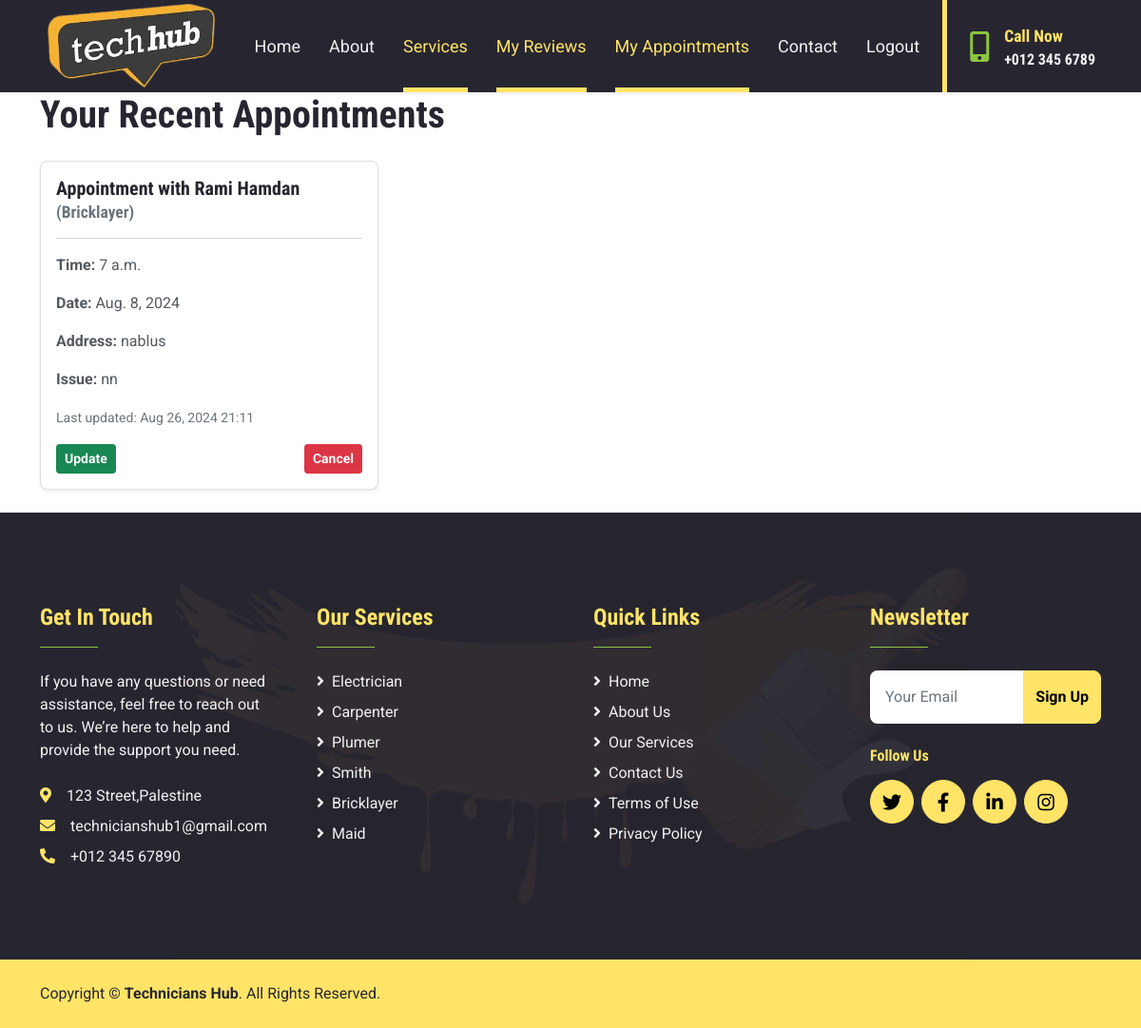
Before: /recent_appointments (signed in) with the older database file.
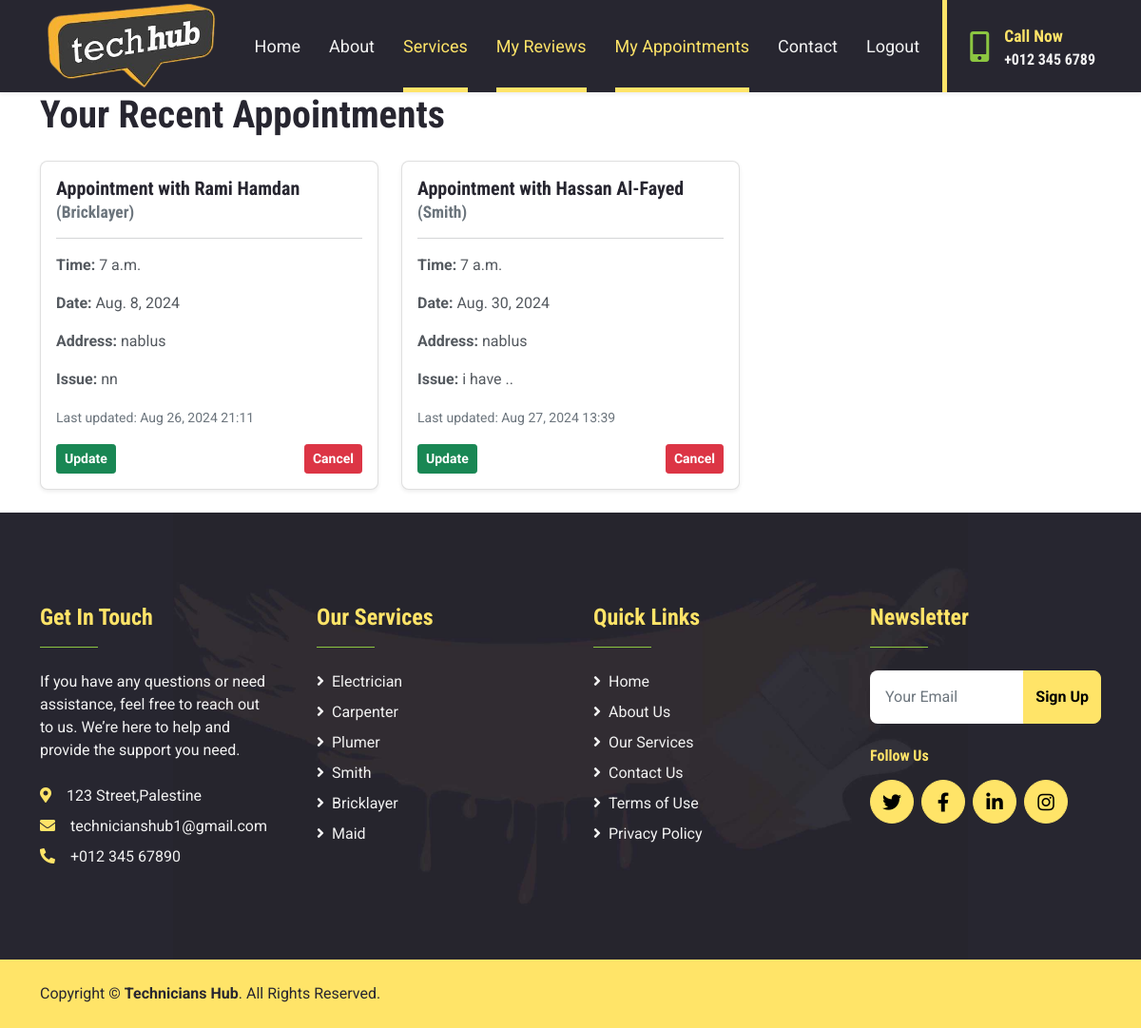
After: the same page with the newer database file.
### Technicians_app/models.py (models this page shows, shortened)
class Appointment(models.Model):
    technician = models.ForeignKey(Technician, related_name="technician_appointments", on_delete=models.CASCADE)
    user = models.ForeignKey(User, related_name="user_appointments", on_delete=models.CASCADE)
    date = models.DateField()
    time = models.TimeField()
    address = models.CharField(max_length=255)
    issue = models.TextField()
    created_at = models.DateTimeField(auto_now_add=True)
    updated_at = models.DateTimeField(auto_now=True)

class Technician(models.Model):
    first_name = models.CharField(max_length=45)
    last_name = models.CharField(max_length=45)
    bio = models.TextField()
    phone_number = models.CharField(max_length=25)
    city = models.CharField(max_length=45)
    age = models.IntegerField()
    image = models.ImageField(upload_to='image/')
    created_at = models.DateField(auto_now_add=True)
    updated_at = models.DateField(auto_now=True)
    users = models.ManyToManyField(User, related_name="technicians",blank=True)
    role=models.ForeignKey(Role,related_name="technicians",on_delete=models.CASCADE , default=1)

class Role(models.Model):
    name = models.CharField(max_length=60)
    created_at = models.DateField(auto_now_add=True)
    updated_at = models.DateField(auto_now=True)

### Technicians_app/views.py (the view)
# urls.py: path('recent_appointments', views.recent_appointments, name='recent_appointmens'),
def recent_appointments(request):
    if 'id' in request.session:
        user_id = request.session['id']
        user = models.get_user(user_id)
        user_appointments = models.get_appointments_by_user(user_id)
        return render(request, 'recent_appointments.html', {'user': user, 'user_appointments': user_appointments})
    else:
        return redirect('login')

### Technicians_app/models.py (called while the page is built)
def get_user(user_id):
    user = User.objects.get(id=user_id)
    return user

def get_appointments_by_user(user_id):
    return Appointment.objects.filter(id=user_id)

### Technicians_app/templates/recent_appointments.html (shortened to what this page needs)
<!DOCTYPE html>
<html lang="en">
<head>
    {% load static%}
    <link href="https://cdnjs.cloudflare.com/ajax/libs/font-awesome/5.15.0/css/all.min.css" rel="stylesheet">
    <link href="https://cdn.jsdelivr.net/npm/bootstrap-icons@1.4.1/font/bootstrap-icons.css" rel="stylesheet">
    <link href="lib/owlcarousel/assets/owl.carousel.min.css" rel="stylesheet">
    <link href="{% static 'css/bootstrap.min.css'%}" rel="stylesheet">
    <link href="{% static 'css/services.css'%}" rel="stylesheet">
    <link href="{% static 'css/app.css'%}" rel="stylesheet">
</head>
<body>
    <nav class="navbar navbar-expand-lg bg-dark navbar-dark shadow-sm px-5 py-3 py-lg-0">
        <a href="/" class="Header-branding" data-nc-element="branding" data-content-field="site-title">
            <img src="{% static 'image/logo2.PNG' %}" alt="One &amp; Done Remodeling" sizes="200px"
                class="Header-branding-logo" style="display:block; width:180px; height:auto;" loading="lazy"
                decoding="async" data-loader="sqs">
        </a>
        <div class="collapse navbar-collapse" id="navbarCollapse">
            <div class="navbar-nav ms-auto py-0 pe-4 border-end border-5 border-primary">
                <a href="/" class="nav-item nav-link">Home</a>
                <a href="/about_us" class="nav-item nav-link">About</a>
                <a href="/services" class="nav-item nav-link active">Services</a>
                <a href="{% url 'recent_reviews' %}" class="nav-item nav-link active">My Reviews</a>
                <a href="/recent_appointments" class="nav-item nav-link active">My Appointments</a>
                <a href="/contact" class="nav-item nav-link">Contact</a>
                <a href="{% url 'logout_user' %}" class="nav-item nav-link">Logout</a>
            </div>
            <div class="d-none d-lg-flex align-items-center ps-4">
                <i class="fa fa-2x fa-mobile-alt text-secondary me-3"></i>
                <div>
                    <h5 class="text-primary mb-1"><small>Call Now</small></h5>
                    <h6 class="text-light m-0">+012 345 6789</h6>
                </div>
            </div>
        </div>
    </nav>
    <div class="container">
        <h1 class="mb-4">Your Recent Appointments</h1>
        <div class="row">
            {% for appointment in user.user_appointments.all %}
            <div class="col-md-4">
                <div class="card mb-4 shadow-sm">
                    <div class="card-body">
                        <h5 class="card-title">Appointment with {{ appointment.technician.first_name }}
                            {{appointment.technician.last_name }}
                            <small class="text-muted">({{appointment.technician.role.name }})</small>
                        </h5>
                        <hr>
                        <p><strong>Time:</strong> {{ appointment.time }}</p>
                        <p><strong>Date:</strong> {{ appointment.date }}</p>
                        <p><strong>Address:</strong> {{ appointment.address }}</p>
                        <p><strong>Issue:</strong> {{ appointment.issue }}</p>
                        <p class="text-muted"><small>Last updated: {{ appointment.updated_at|date:"M d, Y H:i"}}</small>
                        </p>
                        <div class="d-flex justify-content-between">
                            <a href="{% url 'update_appointment' appointment.id %}"
                                class="btn btn-success btn-sm">Update</a>
                            <a href="{% url 'confirm_cancel_appointment' appointment.id %}"
                                class="btn btn-danger btn-sm">Cancel</a>
                        </div>
                    </div>
                </div>
            </div>
            {% endfor %}
        </div>
    </div>
    <div class="container-fluid bg-dark bg-footer text-light py-5">
        <div class="container py-5">
            <div class="row g-5">
                <div class="col-lg-3 col-md-6">
                    <h4 class="text-primary">Get In Touch</h4>
                    <hr class="w-25 text-secondary mb-4" style="opacity: 1;">
                    <p class="mb-4">If you have any questions or need assistance, feel free to reach out to us. We’re
                        here to help and provide the support you need.</p>
                    <p class="mb-2"><i class="fa fa-map-marker-alt text-primary me-3"></i>123 Street,Palestine</p>
                    <p class="mb-2"><i class="fa fa-envelope text-primary me-3"></i>technicianshub1@gmail.com</p>
                    <p class="mb-0"><i class="fa fa-phone-alt text-primary me-3"></i>+012 345 67890</p>
                </div>
                <div class="col-lg-3 col-md-6">
                    <h4 class="text-primary">Our Services</h4>
                    <hr class="w-25 text-secondary mb-4" style="opacity: 1;">
                    <div class="d-flex flex-column justify-content-start">
                        <a class="text-light mb-2" href="#"><i class="fa fa-angle-right me-2"></i>Electrician</a>
                        <a class="text-light mb-2" href="#"><i class="fa fa-angle-right me-2"></i>Carpenter</a>
                        <a class="text-light mb-2" href="#"><i class="fa fa-angle-right me-2"></i>Plumer</a>
                        <a class="text-light mb-2" href="#"><i class="fa fa-angle-right me-2"></i>Smith</a>
                        <a class="text-light mb-2" href="#"><i class="fa fa-angle-right me-2"></i>Bricklayer</a>
                        <a class="text-light" href="#"><i class="fa fa-angle-right me-2"></i>Maid</a>
                    </div>
                </div>
                <div class="col-lg-3 col-md-6">
                    <h4 class="text-primary">Quick Links</h4>
                    <hr class="w-25 text-secondary mb-4" style="opacity: 1;">
                    <div class="d-flex flex-column justify-content-start">
                        <a class="text-light mb-2" href="/"><i class="fa fa-angle-right me-2"></i>Home</a>
                        <a class="text-light mb-2" href="/about_us"><i class="fa fa-angle-right me-2"></i>About Us</a>
                        <a class="text-light mb-2" href="/services"><i class="fa fa-angle-right me-2"></i>Our
                            Services</a>
                        <a class="text-light mb-2" href="/contact"><i class="fa fa-angle-right me-2"></i>Contact Us</a>
                        <a class="text-light mb-2" href="/terms"><i class="fa fa-angle-right me-2"></i>Terms of Use</a>
                        <a class="text-light mb-2" href="/privacy_policy"><i class="fa fa-angle-right me-2"></i>Privacy
                            Policy</a>
                    </div>
                </div>
                <div class="col-lg-3 col-md-6">
                    <h4 class="text-primary">Newsletter</h4>
                    <hr class="w-25 text-secondary mb-4" style="opacity: 1;">
                    <form action="">
                        <div class="input-group">
                            <input type="text" class="form-control p-3 border-0" placeholder="Your Email">
                            <button class="btn btn-primary">Sign Up</button>
                        </div>
                    </form>
                    <h6 class="text-primary mt-4 mb-3">Follow Us</h6>
                    <div class="d-flex">
                        <a class="btn btn-lg btn-primary btn-lg-square rounded-circle me-2" href="#"><i
                                class="fab fa-twitter"></i></a>
                        <a class="btn btn-lg btn-primary btn-lg-square rounded-circle me-2" href="#"><i
                                class="fab fa-facebook-f"></i></a>
                        <a class="btn btn-lg btn-primary btn-lg-square rounded-circle me-2" href="#"><i
                                class="fab fa-linkedin-in"></i></a>
                        <a class="btn btn-lg btn-primary btn-lg-square rounded-circle" href="#"><i
                                class="fab fa-instagram"></i></a>
                    </div>
                </div>
            </div>
        </div>
    </div>
    <div class="container-fluid bg-primary text-dark py-4">
        <div class="container">
            <div class="row g-0">
                <div class="col-md-6 text-center text-md-start">
                    <p class="mb-md-0">Copyright &copy; <a class="text-dark fw-bold" href="#">Technicians Hub</a>. All
                        Rights Reserved.</p>
                </div>
            </div>
        </div>
    </div>
</body>
</html>

### Technicians_app/static/css/services.css (style rules this page uses)
:root { --primary: #FFE468; --secondary: #8CC641; --light: #F2F2F2; --dark: #272630; }
.btn { font-weight: 700; transition: .5s; }
.btn-lg-square { width: 46px; height: 46px; }
.btn-square, .btn-sm-square, .btn-lg-square { padding-left: 0; padding-right: 0; text-align: center; }
.navbar-dark .navbar-nav .nav-link { position: relative; margin-left: 30px; padding: 35px 0; font-size: 18px; color: var(--light); outline: none; transition: .5s; }
.navbar-dark .navbar-nav .nav-link:hover, .navbar-dark .navbar-nav .nav-link.active { color: var(--primary); }
@media (min-width: 992px) { .navbar-dark .navbar-nav .nav-link::before { position: absolute; content: ""; width: 0; height: 5px; bottom: 0; left: 50%; background: var(--primary); transition: .5s; } }
@media (min-width: 992px) { .navbar-dark .navbar-nav .nav-link:hover::before, .navbar-dark .navbar-nav .nav-link.active::before { width: 100%; left: 0; } }
.bg-footer { background: url(../img/footer.jpg) center center no-repeat; background-size: contain; }

### Technicians_app/static/css/app.css (style rules this page uses)
body { background-color: white; }

Changed rows visible on the page:
added Appointment: technician.first_name "Hassan", technician.last_name "Al-Fayed", technician.role.name "Smith", time "7 a.m.", date "Aug. 30, 2024", address "nablus", issue "i have ..", updated_at "Aug 27, 2024 13:39"
